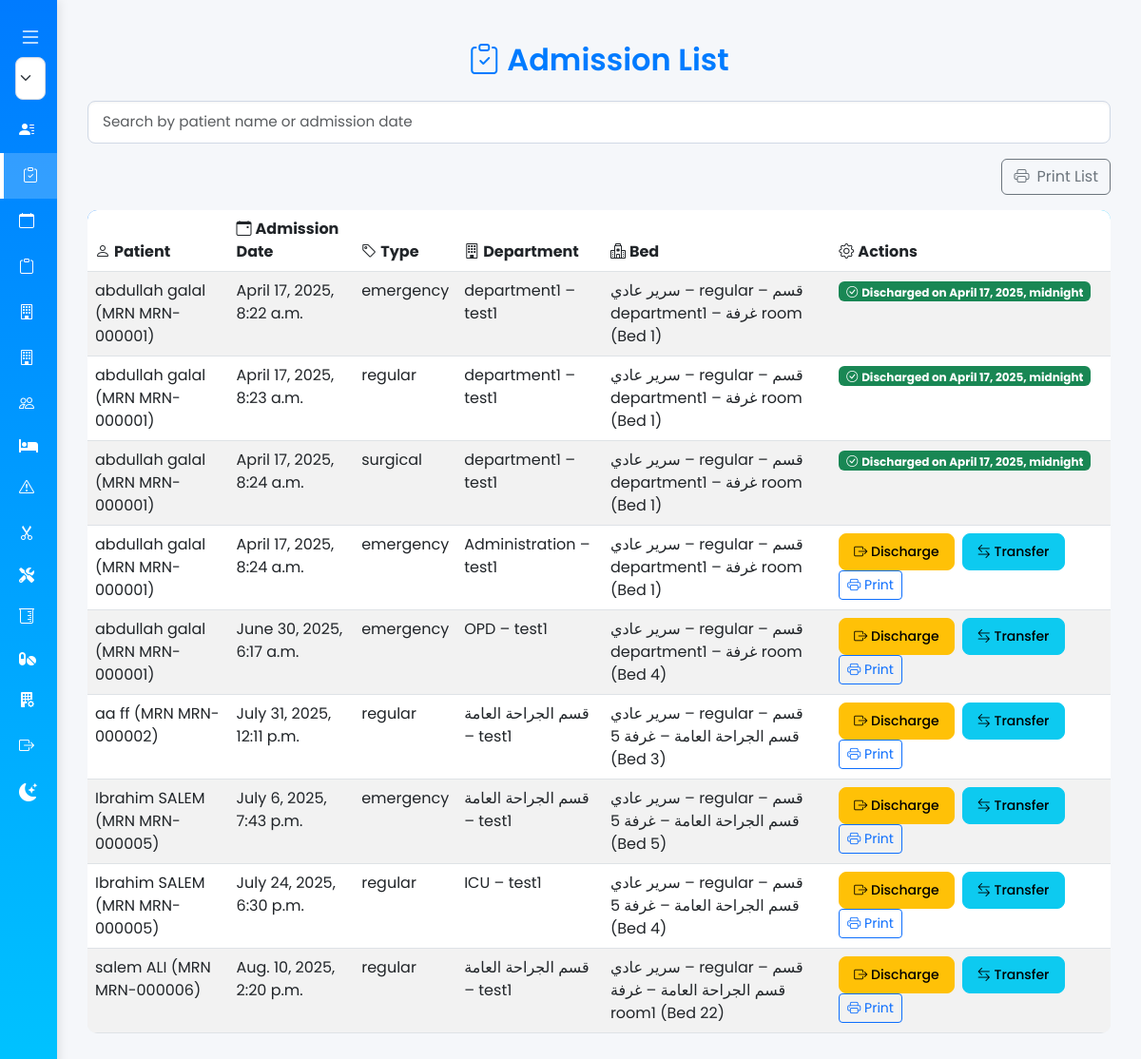
The app's page /patients/admissions/ (signed in) with its own data.
### manager/models.py (models this page shows, shortened)
class Admission(models.Model):
    TYPE_CHOICES = [('emergency', 'Emergency'), ('regular', 'Regular'), ('surgical', 'Surgical')]
    patient = models.ForeignKey(Patient, on_delete=models.CASCADE)
    admission_date = models.DateTimeField(auto_now_add=True)
    admission_type = models.CharField(max_length=20, choices=TYPE_CHOICES)
    treating_doctor = models.ForeignKey(Doctor, on_delete=models.SET_NULL, null=True)
    department = models.ForeignKey(Department, on_delete=models.SET_NULL, null=True)
    bed = models.ForeignKey(Bed, on_delete=models.SET_NULL, null=True)
    reason_for_admission = models.TextField(blank=True, null=True)
    insurance_info = models.CharField(max_length=100, blank=True, null=True)
    discharge_date = models.DateTimeField(blank=True, null=True)
    discharge_report = models.TextField(blank=True, null=True)

class Patient(models.Model):
    first_name = models.CharField(max_length=50)
    middle_name = models.CharField(max_length=50, blank=True, null=True)
    last_name = models.CharField(max_length=50)
    birth_year = models.IntegerField(null=True, blank=True)
    birth_month = models.IntegerField(null=True, blank=True)
    birth_day = models.IntegerField(null=True, blank=True)
    birth_hour = models.TimeField(null=True, blank=True)
    death_hour = models.TimeField(null=True, blank=True)
    gender = models.CharField(max_length=10, choices=[('Male', 'Male'), ('Female', 'Female'), ('Other', 'Other')])
    address = models.TextField()
    hospital = models.ForeignKey('superadmin.Hospital', on_delete=models.CASCADE, null=True, blank=True)
    phone_number = models.CharField(max_length=20)
    whatsapp_number = models.CharField(max_length=20, blank=True, null=True)
    email = models.EmailField(blank=True, null=True)
    occupation = models.CharField(max_length=50, blank=True, null=True)
    religion = models.CharField(max_length=50, blank=True, null=True)
    place_of_birth = models.CharField(max_length=100, blank=True, null=True)
    mrn = models.CharField(max_length=20, unique=True, blank=True)
    medical_file_number = models.CharField(max_length=20, unique=True, blank=True)
    national_id = models.CharField(max_length=20, unique=True)
    photo = models.ImageField(upload_to='patient_photos/', blank=True, null=True)
    passport = models.ImageField(upload_to='id_documents/', blank=True, null=True)
    id_card = models.ImageField(upload_to='id_documents/', blank=True, null=True)
    companion_name = models.CharField(max_length=100, blank=True, null=True)
    companion_phone = models.CharField(max_length=20, blank=True, null=True)
    companion_relationship = models.CharField(
        max_length=20,
        choices=[
            ('Parent', 'Parent'),
            ('Spouse', 'Spouse'),
            ('Child', 'Child'),
            ('Sibling', 'Sibling'),
            ('Friend', 'Friend'),
            ('Other', 'Other'),
        ],
        blank=True,
        null=True,
    )
    def __str__(self):
        return f"{self.first_name} {self.last_name} (MRN {self.mrn})"
    class Meta:
        constraints = [
            models.CheckConstraint(
                check=models.Q(passport__isnull=False) | models.Q(id_card__isnull=False),
                name='patient_identification_document_provided',
            )
        ]

class Department(MPTTModel):
    TYPE_CHOICES = [
        ('unit', 'Unit'),
        ('department', 'Department'),
        ('administration', 'Administration'),
        ('medical', 'Medical Department'),
        ('emergency', 'Emergency'),
        ('surgical', 'Surgical Operations'),
    ]
    name = models.CharField(max_length=100, unique=True)
    parent = TreeForeignKey(
        'self', on_delete=models.CASCADE, null=True, blank=True, related_name='children'
    )
    department_type = models.CharField(max_length=20, choices=TYPE_CHOICES, default='department')
    hospital = models.ForeignKey('superadmin.Hospital', on_delete=models.CASCADE, related_name='departments')
    description = models.TextField(blank=True, null=True)
    is_active = models.BooleanField(default=True)
    class MPTTMeta:
        order_insertion_by = ['name']
    def __str__(self):
        return f"{self.name} – {self.hospital.name}"

class Bed(models.Model):
    BED_TYPE_CHOICES = [
        ('regular', 'سرير عادي'),
        ('OT_table', 'طاولة عمليات'),
        ('recovery', 'سرير افاقة'),
        ('waiting', 'سرير انتظار عمليات'),
        ('icu', 'سرير عناية مركزة'),
        ('nicu', 'حضانة أطفال'),
        ('clinic_office', 'مكتب في العيادة الخارجية'),
        ('er_office', 'مكتب في عيادة الإسعاف'),
    ]
    STATUS_CHOICES = [
        ('available', 'Available'),
        ('occupied', 'مستخدم'),
        ('maintenance', 'تحت الصيانة'),
        ('cleaning', 'قيد التنظيف'),
    ]
    room = models.ForeignKey(Room, on_delete=models.CASCADE, related_name='beds')
    bed_number = models.CharField(max_length=10)
    bed_type = models.CharField(max_length=20, choices=BED_TYPE_CHOICES)
    status = models.CharField(max_length=20, choices=STATUS_CHOICES, default='available')
    def __str__(self):
        return f"{self.get_bed_type_display()} – {self.room} (Bed {self.bed_number})"

class Room(models.Model):
    ROOM_TYPE_CHOICES = [
        ('patients_ROOM', 'غرفة مرضي'),
        ('rad_ROOM', 'غرفة اشعة'),
        ('cleaning_ROOM', 'غرفة نظافة'),
        ('path_ROOM', 'غرفة حمام'),
        ('store_ROOM', 'غرفة مخزن'),
        ('lab_ROOM', 'غرفة معمل'),
        ('regular_ROOM', 'غرفة عادية'),
        ('OT_room', 'غرفة عمليات'),
        ('recovery', 'غرفة إفاقة'),
        ('OT_waiting', 'غرفة انتظار عمليات'),
        ('icu_ROOM', 'غرفة عناية مركزة'),
        ('nicu_room', 'غرفة حضانة أطفال'),
        ('clinic_office', 'مكتب في العيادة الخارجية'),
        ('er_office', 'مكتب في عيادة الإسعاف'),
    ]
    STATUS_CHOICES = [
        ('available', 'متاحة'),
        ('occupied', 'مستخدمة'),
        ('maintenance', 'تحت الصيانة'),
        ('cleaning', 'قيد التنظيف'),
    ]
    number = models.CharField(max_length=50)
    ward = models.ForeignKey(Ward, on_delete=models.CASCADE, related_name='rooms')
    department = models.ForeignKey(Department, on_delete=models.CASCADE, related_name='rooms')
    capacity = models.IntegerField(default=1)
    room_type = models.CharField(max_length=20, choices=ROOM_TYPE_CHOICES)
    status = models.CharField(max_length=20, choices=STATUS_CHOICES, default='available')
    def __str__(self):
        return f"{self.get_room_type_display()} – قسم {self.department.name} – غرفة {self.number}"

### superadmin/models.py (models this page shows, shortened)
class Hospital(models.Model):
    HOSPITAL_TYPES = [
        ('general', 'General Hospital'),
        ('specialized', 'Specialized Hospital'),
        ('clinic', 'Clinic'),
    ]
    name = models.CharField(max_length=100)
    hospital_type = models.CharField(max_length=20, choices=HOSPITAL_TYPES, default='general')
    location = models.CharField(max_length=200, blank=True)
    address = models.TextField()

### manager/views.py (the view)
# urls.py: path("admissions/",                 AdmissionListView.as_view(), name="admission_list"),
class AdmissionListView(LoginRequiredMixin, HospitalmanagerRequiredMixin, ListView):
    model = Admission
    template_name = 'admissions/admission_list.html'
    context_object_name = 'admissions'
    def get_queryset(self):
        return Admission.objects.filter(patient__hospital=self.request.user.hospital)

### manager/views.py (called while the page is built)
    def test_func(self):
        return (
            self.request.user.is_authenticated and
            (self.request.user.role == "hospital_manager" or self.request.user.is_superuser)
        )

### templates/admissions/admission_list.html (shortened to what this page needs)
{% extends "base.html" %}
{% block content %}
<div class="container my-4">
    <h2 class="mb-4 text-center"><i class="bi bi-clipboard-check me-2"></i>Admission List</h2>
    <div class="mb-3">
        <input type="text" id="search-admission" class="form-control" placeholder="Search by patient name or admission date" onkeyup="searchAdmissions()" />
    </div>
    <div class="mb-3 text-end">
        <button onclick="printPage()" class="btn btn-outline-secondary">
            <i class="bi bi-printer me-2"></i>Print List
        </button>
    </div>
    <div class="table-responsive">
        <table class="table table-striped table-hover" id="admissionTable">
            <thead>
                <tr>
                    <th><i class="bi bi-person me-1"></i>Patient</th>
                    <th><i class="bi bi-calendar-event me-1"></i>Admission Date</th>
                    <th><i class="bi bi-tag me-1"></i>Type</th>
                    <th><i class="bi bi-building me-1"></i>Department</th>
                    <th><i class="bi bi-hospital me-1"></i>Bed</th>
                    <th><i class="bi bi-gear me-1"></i>Actions</th>
                </tr>
            </thead>
            <tbody>
                {% for admission in admissions %}
                <tr>
                    <td>{{ admission.patient }}</td>
                    <td>{{ admission.admission_date }}</td>
                    <td>{{ admission.admission_type }}</td>
                    <td>{{ admission.department }}</td>
                    <td>{{ admission.bed|default:"N/A" }}</td>
                    <td>
                        {% if not admission.discharge_date %}
                        <a href="{% url 'manager:discharge_admission' admission.id %}" class="btn btn-sm btn-warning me-1" title="Discharge Admission"><i class="bi bi-box-arrow-right"></i> Discharge</a>
                        <a href="{% url 'manager:transfer_create' admission.id %}" class="btn btn-sm btn-info" title="Transfer Admission"><i class="bi bi-arrow-left-right"></i> Transfer</a>
                        <a href="{% url 'manager:admission_print' admission.id %}" class="btn btn-sm btn-outline-primary" title="Print Admission PDF"><i class="bi bi-printer"></i> Print</a>
                        {% else %}
                        <span class="badge bg-success"><i class="bi bi-check-circle me-1"></i>Discharged on {{ admission.discharge_date }}</span>
                        {% endif %}
                    </td>
                </tr>
                {% empty %}
                <tr>
                    <td colspan="6" class="text-center text-muted py-4">
                        <i class="bi bi-clipboard-x me-2" style="font-size: 1.5rem;"></i>No admissions found.
                    </td>
                </tr>
                {% endfor %}
            </tbody>
        </table>
    </div>
</div>
{% endblock %}

### records on screen
Admission: patient "abdullah galal (MRN MRN-000001)", admission_date "April 17, 2025, 8:22 a.m.", admission_type "emergency", department "department1 – test1", bed "سرير عادي – regular – قسم department1 – غرفة room (Bed 1)", discharge_date "April 17, 2025, midnight"
Admission: patient "abdullah galal (MRN MRN-000001)", admission_date "April 17, 2025, 8:23 a.m.", admission_type "regular", department "department1 – test1", bed "سرير عادي – regular – قسم department1 – غرفة room (Bed 1)", discharge_date "April 17, 2025, midnight"
Admission: patient "abdullah galal (MRN MRN-000001)", admission_date "April 17, 2025, 8:24 a.m.", admission_type "surgical", department "department1 – test1", bed "سرير عادي – regular – قسم department1 – غرفة room (Bed 1)", discharge_date "April 17, 2025, midnight"
Admission: patient "abdullah galal (MRN MRN-000001)", admission_date "April 17, 2025, 8:24 a.m.", admission_type "emergency", department "Administration – test1", bed "سرير عادي – regular – قسم department1 – غرفة room (Bed 1)", shows "Discharge"
Admission: patient "abdullah galal (MRN MRN-000001)", admission_date "June 30, 2025, 6:17 a.m.", admission_type "emergency", department "OPD – test1", bed "سرير عادي – regular – قسم department1 – غرفة room (Bed 4)", shows "Discharge"
Admission: patient "aa ff (MRN MRN-000002)", admission_date "July 31, 2025, 12:11 p.m.", admission_type "regular", department "قسم الجراحة العامة – test1", bed "سرير عادي – regular – قسم قسم الجراحة العامة – غرفة 5 (Bed 3)", shows "Discharge"
Admission: patient "Ibrahim SALEM (MRN MRN-000005)", admission_date "July 6, 2025, 7:43 p.m.", admission_type "emergency", department "قسم الجراحة العامة – test1", bed "سرير عادي – regular – قسم قسم الجراحة العامة – غرفة 5 (Bed 5)", shows "Discharge"
Admission: patient "Ibrahim SALEM (MRN MRN-000005)", admission_date "July 24, 2025, 6:30 p.m.", admission_type "regular", department "ICU – test1", bed "سرير عادي – regular – قسم قسم الجراحة العامة – غرفة 5 (Bed 4)", shows "Discharge"
Admission: patient "salem ALI (MRN MRN-000006)", admission_date "Aug. 10, 2025, 2:20 p.m.", admission_type "regular", department "قسم الجراحة العامة – test1", bed "سرير عادي – regular – قسم قسم الجراحة العامة – غرفة room1 (Bed 22)", shows "Discharge"
